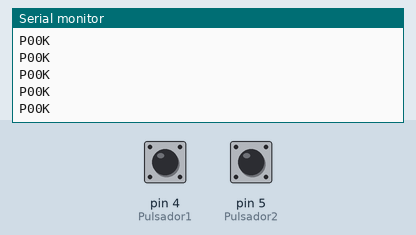
Bench run of a sketch on a simulated Arduino Uno, built with avr-gcc and run on an emulated ATmega328P. On the bench: the last lines printed to the serial monitor. The test bench sets the inputs (shaded band); at power-on: pin 4 (Pulsador1) HIGH, pin 5 (Pulsador2) HIGH.

Above: at 1.2 s.
1.3 s: pin 4 (Pulsador1) pulled LOW for 0.15 s
At 1.31 s:
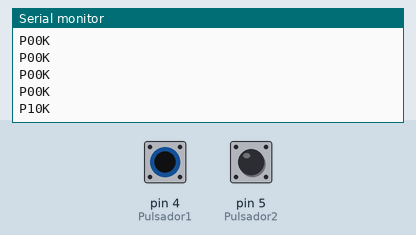
2.9 s: pin 5 (Pulsador2) pulled LOW for 0.15 s
At 2.91 s:
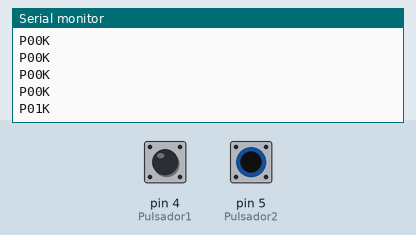
Timing chart, 0 to 5.9 s (numbered marks = the images above; inputs shaded):
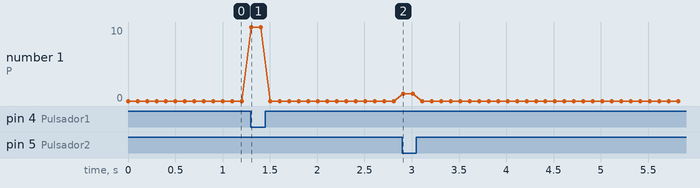

The sketch:

Programa_13_Clase_KeyStrokesArduino.ino
```cpp
int Pulsador1 = 4 , Pulsador2 = 5;

void setup() {
  pinMode(Pulsador1,INPUT_PULLUP);
  pinMode(Pulsador2,INPUT_PULLUP);
  Serial.begin(9600);
  Serial.setTimeout(10);
}

int sA,sB;
void loop() {
  sA=digitalRead(Pulsador1)==1?0:1;
  sB=digitalRead(Pulsador2)==1?0:1;

  //Armar la cadena que se enviara
  String cadena = "P"+String(sA)+""+String(sB)+"K";
  Serial.println(cadena);
  delay(100);
}
```

Measured:
- after the input at 1.3 s, the serial monitor: prints a new line at once (image 1)
- after the input at 2.9 s, the serial monitor: prints a new line at once (image 2)
